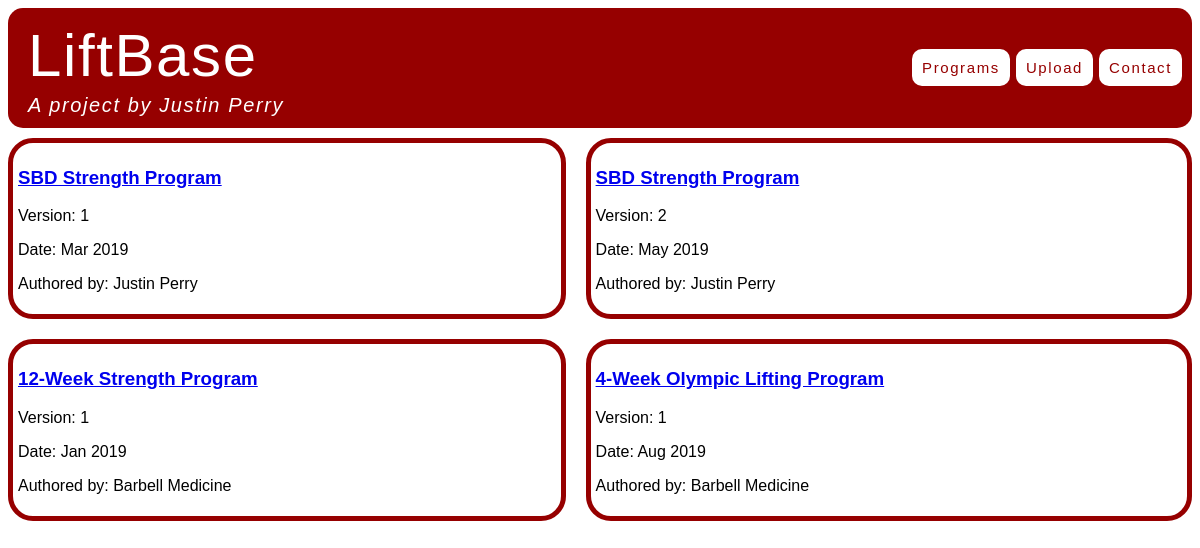
Before: / with the older database file.
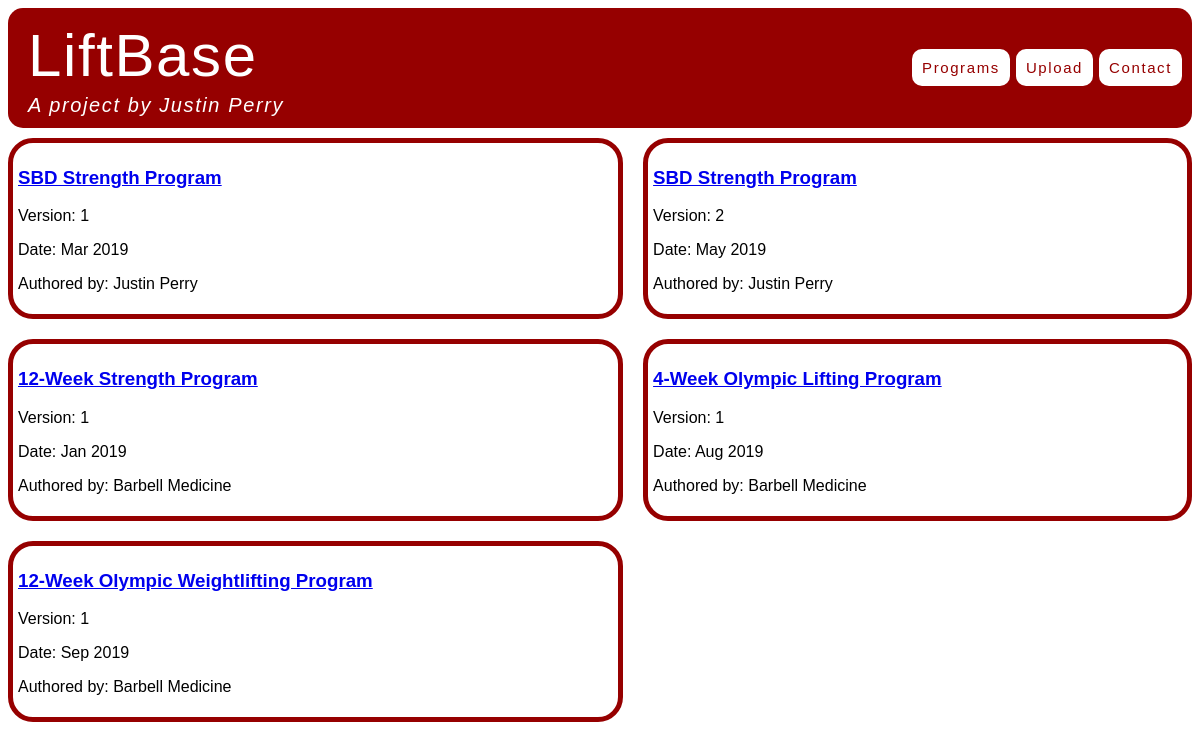
After: the same page with the newer database file.
### programs/models.py (models this page shows)
class Program(models.Model):
    username = models.CharField(max_length=25)
    program = models.CharField(max_length=50)
    version = models.IntegerField(blank=True, null=True)
    description = models.TextField()
    date = models.DateTimeField(blank=True, null=True)

### programs/views.py (the view)
# urls.py: re_path(r'^$', views.home, name='home'),
def home(request):
    all_programs = Program.objects.all()
    return render(request, 'home.html', {'all_programs': all_programs})

### programs/templates/home.html
{% extends "base.html" %}
{% block content %}
<div class="all_programs">
    {% for program in all_programs %}
        <div class="program_listing">
            <a href="{% url 'program_detail' program.id %}">
                <h3>{{ program.program|capfirst }}</h3>
            </a>
            {% if program.version %}
            <p> Version: {{ program.version }} </p>
            {% endif %}
            {% if program.date %}
            <p> Date: {{ program.date|date:"M Y"  }} </p>
            {% endif %}
            <p> Authored by: {{ program.username }} </p>
        </div>
    {% endfor %}
</div>
{% endblock %}

### programs/templates/base.html (shortened to what this page needs)
{% load static %}
<html lang="en-US">
    <head>
        <link rel="stylesheet" type="text/css" href="{% static 'css/style.css' %}" >
    </head>
    <div class="header">
        <div class="header_left">
            <div class="title">LiftBase</div>
            <div class="subtitle">A project by Justin Perry</div>
        </div>
        <div class="header_right">
            <a href="{% url 'home' %}" class="nav_link">Programs</a>
            <a href="{% url 'upload' %}" class="nav_link">Upload</a>
            <a href="{% url 'contact' %}" class="nav_link">Contact</a>
        </div>
    </div>
    {% block content %}
    {% endblock %}
</html>

### static/css/style.css (style rules this page uses)
html { background: white; }
.header { font-family: Impact, Haettenschweiler, 'Arial Narrow Bold', sans-serif; color: rgb(255, 255, 255); background: rgb(150, 0, 0); border-radius: 15px; padding: 10px; padding-left: 20px; margin-bottom: 10px; letter-spacing: .1em; display: flex; align-items: center; justify-content: space-between; }
.title { font-size: 60px; line-height: 75px; }
.subtitle { font-style: italic; font-size: 20px; line-height: 25px; }
.header_right { display: inline-block; }
.nav_link { padding: 10px; border-radius: 10px; background: rgb(255, 255, 255); color: rgb(150, 0, 0); text-decoration: none; font-size: 15px; }
.all_programs { display: grid; grid-template-columns: auto auto; grid-gap: 20px; }
.program_listing { padding: 5px; border-radius: 25px; border-color: rgb(150, 0, 0); border-width: 5px; border-style: solid; }

Changed rows visible on the page:
added Program: program "12-Week Olympic Weightlifting Program", version "1", date "Sep 2019", username "Barbell Medicine"
